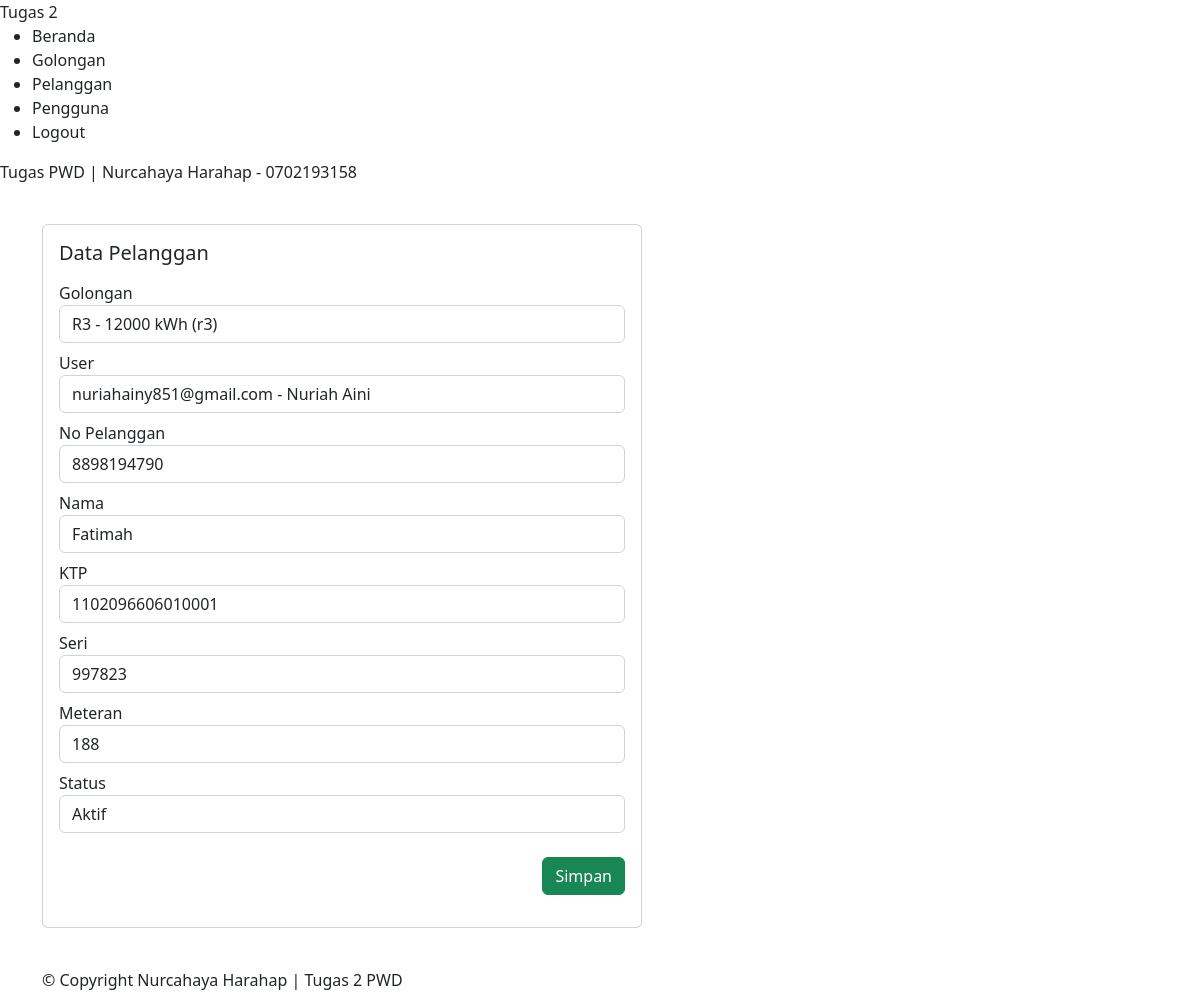
/index.php?page=edit_pelanggan&id=1 (signed in), run on the app's committed database.
### tables this page shows
CREATE TABLE `pelanggans` (
  `id` bigint(20) UNSIGNED NOT NULL,
  `golongan_id` bigint(20) UNSIGNED NOT NULL,
  `pel_no` varchar(255) NOT NULL,
  `pel_nama` varchar(255) NOT NULL,
  `pel_ktp` varchar(255) NOT NULL,
  `pel_seri` varchar(255) NOT NULL,
  `pel_meteran` varchar(255) NOT NULL,
  `pel_aktif` varchar(255) NOT NULL,
  `user_id` bigint(20) UNSIGNED NOT NULL,
  `created_at` timestamp NULL DEFAULT NULL,
  `updated_at` timestamp NULL DEFAULT NULL
);

CREATE TABLE `golongans` (
  `id` bigint(20) UNSIGNED NOT NULL,
  `gol_kode` varchar(255) NOT NULL,
  `gol_nama` varchar(255) NOT NULL,
  `created_at` timestamp NULL DEFAULT NULL,
  `updated_at` timestamp NULL DEFAULT NULL
);

CREATE TABLE `users` (
  `id` bigint(20) UNSIGNED NOT NULL,
  `user_email` varchar(255) NOT NULL,
  `user_nama` varchar(255) NOT NULL,
  `user_alamat` text NOT NULL,
  `user_hp` varchar(255) NOT NULL,
  `user_pos` varchar(255) NOT NULL,
  `user_role` int(11) NOT NULL,
  `user_aktif` int(11) NOT NULL,
  `password` varchar(255) NOT NULL
);

### app/DB.php (called while the page is built, shortened)
<?php
    class DB{
        public function __construct(){
            try{
                $this->db = new PDO("mysql:host=localhost;dbname=tugas_2_nuriah", "root", "");
            } catch(PDOException $e){
                die("Error : " . $e->getMassage());
            }
        }
    }

### app/Golongan.php (called while the page is built, shortened)
<?php
class Golongan extends DB{
    public function index(){
        $sql = "select * from golongans";
        $stmt = $this->db->prepare($sql);
        $stmt->execute();
        $data = [];
        while ($rows = $stmt->fetch()){
            $data[] = $rows;
        }
        return $data;
    }
}

### app/Pelanggan.php (called while the page is built, shortened)
<?php
class Pelanggan extends DB{
    public function edit($id){
        $sql = "SELECT * FROM pelanggans WHERE id='$id'";
        $stmt = $this->db->prepare($sql);
        $stmt->execute();
        $row = $stmt->fetch();
        return $row;
    }
}

### app/Pengguna.php (called while the page is built, shortened)
<?php
class Pengguna extends DB{
    public function index(){
        $sql = "select * from users";
        $stmt = $this->db->prepare($sql);
        $stmt->execute();
        $data = [];
        while ($rows = $stmt->fetch()){
            $data[] = $rows;
        }
        return $data;
    }
}

### pages/edit_pelanggan.php (the view, shortened to what this page needs)
<?php
    $golongan = new App\Golongan();
    $data_golongan = $golongan->index();
    $user = new App\Pengguna();
    $data_user = $user->index();
    $pelanggan = new App\Pelanggan();
    $row = $pelanggan->edit($_GET['id']);
?>
<div class="container" style="padding-top: 40px; padding-bottom: 40px; min-height: 600px">
    <div class="card" style="width: 600px">
        <div class="card-body">
        <div class="card-title"><h5>Data Pelanggan</h5></div>
        <p class="card-text">
            <form method="POST">
                <div class="form-group mt-2">
                    <label for="">Golongan</label>
                    <select name="golongan_id" class="form-control" id="">
                        <?php foreach($data_golongan as $item) { ?>
                        <option value="<?php echo $item['id'] ?>"
                            <?php if ($item['id'] == $row['golongan_id']) { ?>
                                selected
                            <?php } ?>
                        >
                            <?php echo $item['gol_kode'] ?> - <?php echo $item['gol_nama'] ?>
                        </option>
                        <?php } ?>
                    </select>
                </div>
                <div class="form-group mt-2">
                    <label for="">User</label>
                    <select name="user_id" class="form-control">
                        <?php foreach($data_user as $item) { ?>
                        <option value="<?php echo $item['id'] ?>"
                            <?php if ($item['id'] == $row['user_id']) { ?>
                                selected
                            <?php } ?>
                        >
                            <?php echo $item['user_email'] ?> - <?php echo $item['user_nama'] ?>
                        </option>
                        <?php } ?>
                    </select>
                </div>
                <div class="form-group mt-2">
                    <label for="">No Pelanggan</label>
                    <input type="text" name="pel_no" class="form-control" value="<?php echo $row['pel_no'] ?>">
                </div>
                <div class="form-group mt-2">
                    <label for="">Nama</label>
                    <input type="text" name="pel_nama" class="form-control" value="<?php echo $row['pel_nama'] ?>">
                </div>
                <div class="form-group mt-2">
                    <label for="">KTP</label>
                    <input type="number" name="pel_ktp" class="form-control" value="<?php echo $row['pel_ktp'] ?>">
                </div>
                <div class="form-group mt-2">
                    <label for="">Seri</label>
                    <input type="text" name="pel_seri" class="form-control" value="<?php echo $row['pel_seri'] ?>">
                </div>
                <div class="form-group mt-2">
                    <label for="">Meteran</label>
                    <input type="text" name="pel_meteran" class="form-control" value="<?php echo $row['pel_meteran'] ?>">
                </div>
                <div class="form-group mt-2">
                    <label for="">Status</label>
                    <select name="pel_aktif" class="form-control">
                        <option value="1"
                        <?php if ($row['pel_aktif'] == 1) { ?>
                            selected
                        <?php } ?>
                        >Aktif</option>
                    </select>
                </div>
                <div class="d-flex justify-content-end mt-4">
                    <button class="btn btn-success" name="simpan">Simpan</button>
                </div>
            </form>
        </p>
        </div>
    </div>
</div>

### data on the page
pelanggans: golongan_id "R3 - 12000 kWh (r3)", user_id "nuriahainy851@gmail.com - Nuriah Aini", pel_no "8898194790", pel_nama "Fatimah", pel_ktp "1102096606010001", pel_seri "997823", pel_meteran "188", pel_aktif "Aktif"
